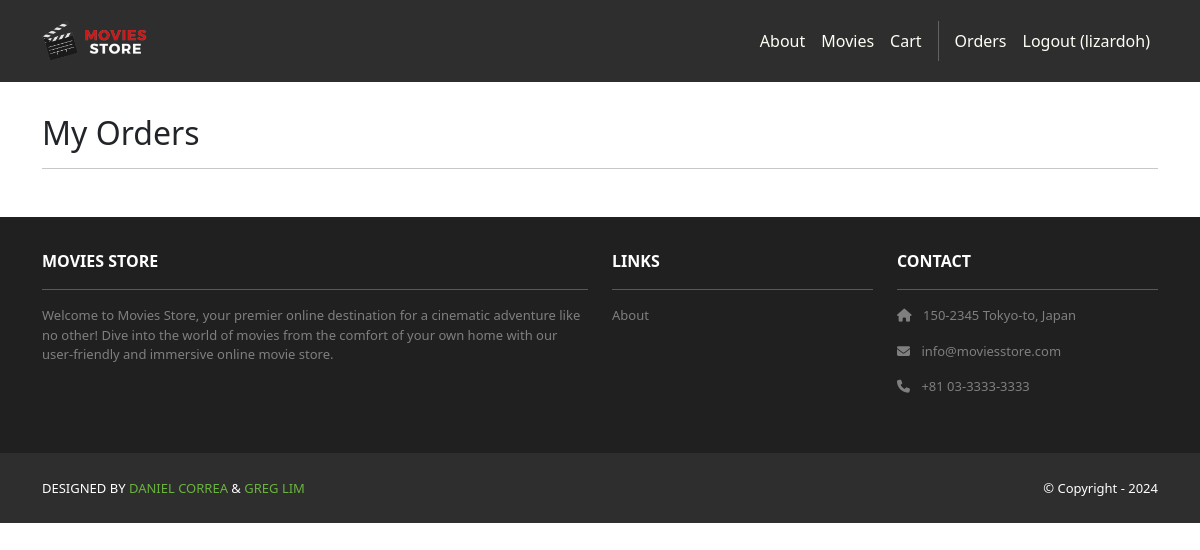
The page /accounts/orders (signed in) on the database as committed earlier.
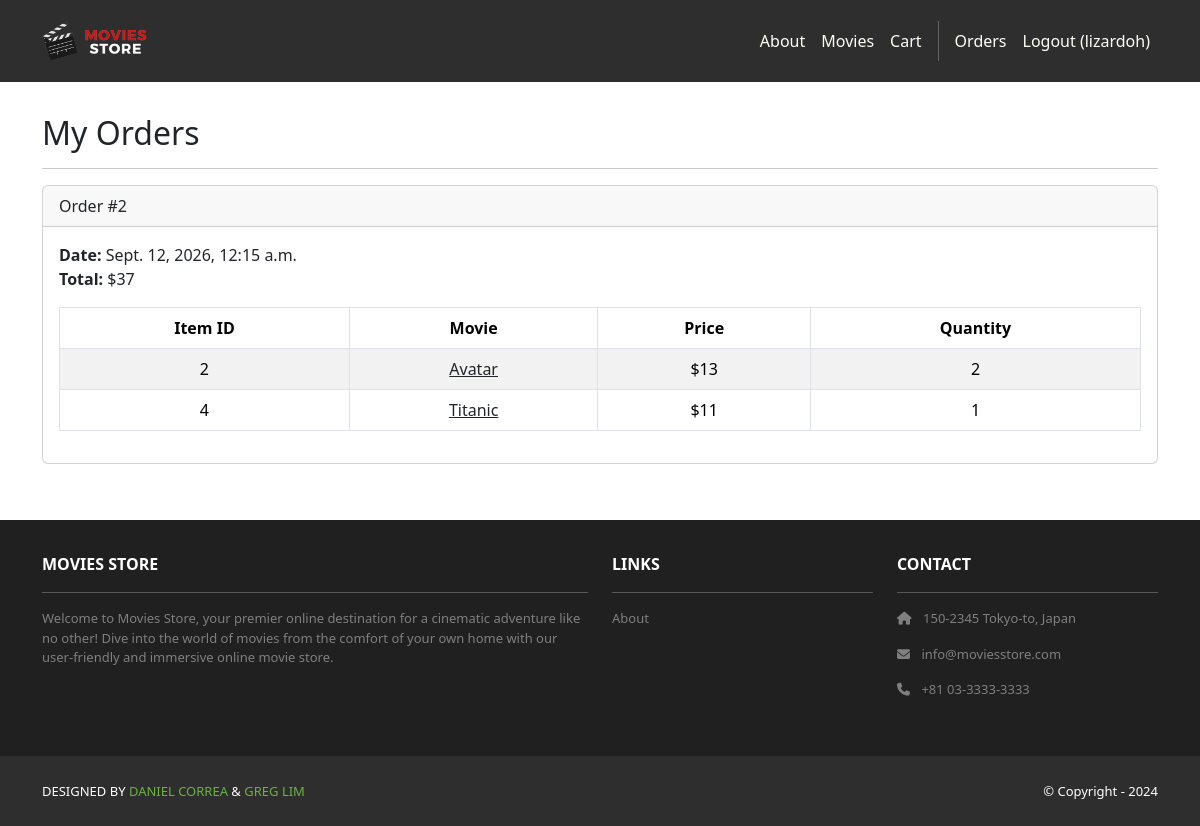
The same page on the database as committed later.
### cart/models.py (models this page shows, shortened)
class Order(models.Model):
    id = models.AutoField(primary_key=True)
    total = models.IntegerField()
    date = models.DateTimeField(auto_now_add=True)
    user = models.ForeignKey(User, on_delete=models.CASCADE)

class Item(models.Model):
    id = models.AutoField(primary_key=True)
    price = models.IntegerField()
    quantity = models.IntegerField()
    order = models.ForeignKey(Order, on_delete=models.CASCADE)
    movie = models.ForeignKey(Movie, on_delete=models.CASCADE)

### movies/models.py (models this page shows, shortened)
class Movie(models.Model):
    id = models.AutoField(primary_key=True)
    name = models.CharField(max_length=255)
    price = models.IntegerField()
    description = models.TextField()
    image = models.ImageField(upload_to='movie_images/')

### accounts/views.py (the view)
# urls.py: path('orders', views.orders, name='accounts.orders'),
@login_required
def orders(request):
    template_data = {
        'title': 'Orders',
        'orders': request.user.order_set.all(),
    }
    return render(request, 'accounts/orders.html', {
        'template_data': template_data,
    })

### accounts/templates/accounts/orders.html
{% extends 'base.html' %}
{% block content %}
<div class="p-3">
    <div class="container">
        <div class="row mt-3">
            <div class="col mx-auto mb-3">
                <h2>My Orders</h2>
                <hr />
                {% for order in template_data.orders %}
                <div class="card mb-4">
                    <div class="card-header">
                        Order #{{ order.id }}
                    </div>
                    <div class="card-body">
                        <b>Date:</b> {{ order.date }}<br />
                        <b>Total:</b> ${{ order.total }}<br />
                        <table class="table table-bordered table-striped text-center mt-3">
                            <thead>
                                <tr>
                                    <th scope="col">Item ID</th>
                                    <th scope="col">Movie</th>
                                    <th scope="col">Price</th>
                                    <th scope="col">Quantity</th>
                                </tr>
                            </thead>
                            <tbody>
                                {% for item in order.item_set.all %}
                                <tr>
                                    <td>{{ item.movie_id }}</td>
                                    <td>
                                        <a class="link-dark" href="{% url 'movies.show' id=item.movie.id %}">
                                            {{ item.movie.name }}
                                        </a>
                                    </td>
                                    <td>${{ item.movie.price }}</td>
                                    <td>{{ item.quantity }}</td>
                                </tr>
                                {% endfor %}
                            </tbody>
                        </table>
                    </div>
                </div>
                {% endfor %}
            </div>
        </div>
    </div>
</div>
{% endblock content %}

Rows that differ between the two databases and show on the page:
added Order: id "2", date "Sept. 12, 2026, 12:15 a.m.", total "37"
added Item: movie_id "2", movie.name "Avatar", movie.price "13", quantity "2"
added Item: movie_id "4", movie.name "Titanic", movie.price "11", quantity "1"
